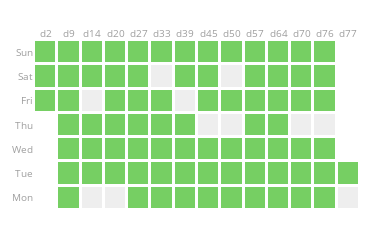

Notebook source saved alongside this figure:
### Code cell
plot

### Figure 1 — Plotly figure (JSON) as saved in the notebook; plotly's stock layout.template omitted (floating-point values rounded to 4 significant figures)
{"data": [{"colorscale": [[false, "#eeeeee"], [true, "#76cf63"]], "hoverinfo": "text", "showscale": false, "text": ["2021-07-30", "2021-07-31", "2021-08-01", "2021-08-02", "2021-08-03", "2021-08-04", "2021-08-05", "2021-08-06", "2021-08-07", "2021-08-08", "2021-08-09", "2021-08-10", "2021-08-11", "2021-08-12", "2021-08-13", "2021-08-14", "2021-08-15", "2021-08-16", "2021-08-17", "2021-08-18", "2021-08-19", "2021-08-20", "2021-08-21", "2021-08-22", "2021-08-23", "2021-08-24", "2021-08-25", "2021-08-26", "2021-08-27", "2021-08-28", "2021-08-29", "2021-08-30", "2021-08-31", "2021-09-01", "2021-09-02", "2021-09-03", "2021-09-04", "2021-09-05", "2021-09-06", "2021-09-07", "2021-09-08", "2021-09-09", "2021-09-10", "2021-09-11", "2021-09-12", "2021-09-13", "2021-09-14", "2021-09-15", "2021-09-16", "2021-09-17", "2021-09-18", "2021-09-19", "2021-09-20", "2021-09-21", "2021-09-22", "2021-09-23", "2021-09-24", "2021-09-25", "2021-09-26", "2021-09-27", "2021-09-28", "2021-09-29", "2021-09-30", "2021-10-01", "2021-10-02", "2021-10-03", "2021-10-04", "2021-10-05", "2021-10-06", "2021-10-07", "2021-10-08", "2021-10-09", "2021-10-10", "2021-10-11", "2021-10-12", "2021-10-13", "2021-10-14", "2021-10-15", "2021-10-16", "2021-10-17", "2021-10-18", "2021-10-19", "2021-10-20", "2021-10-21", "2021-10-22", "2021-10-23", "2021-10-24", "2021-10-25", "2021-10-26"], "type": "heatmap", "x": ["d2", "d2", "d2", "d9", "d9", "d9", "d9", "d9", "d9", "d9", "d14", "d14", "d14", "d14", "d14", "d14", "d14", "d20", "d20", "d20", "d20", "d20", "d20", "d20", "d27", "d27", "d27", "d27", "d27", "d27", "d27", "d33", "d33", "d33", "d33", "d33", "d33", "d33", "d39", "d39", "d39", "d39", "d39", "d39", "d39", "d45", "d45", "d45", "d45", "d45", "d45", "d45", "d50", "d50", "d50", "d50", "d50", "d50", "d50", "d57", "d57", "d57", "d57", "d57", "d57", "d57", "d64", "d64", "d64", "d64", "d64", "d64", "d64", "d70", "d70", "d70", "d70", "d70", "d70", "d70", "d76", "d76", "d76", "d76", "d76", "d76", "d76", "d77", "d77"], "xgap": 3, "y": [4, 5, 6, 0, 1, 2, 3, 4, 5, 6, 0, 1, 2, 3, 4, 5, 6, 0, 1, 2, 3, 4, 5, 6, 0, 1, 2, 3, 4, 5, 6, 0, 1, 2, 3, 4, 5, 6, 0, 1, 2, 3, 4, 5, 6, 0, 1, 2, 3, 4, 5, 6, 0, 1, 2, 3, 4, 5, 6, 0, 1, 2, 3, 4, 5, 6, 0, 1, 2, 3, 4, 5, 6, 0, 1, 2, 3, 4, 5, 6, 0, 1, 2, 3, 4, 5, 6, 0, 1], "ygap": 3, "z": [1, 1, 1, 1, 1, 1, 1, 1, 1, 1, 0, 1, 1, 1, 0, 1, 1, 0, 1, 1, 1, 1, 1, 1, 1, 1, 1, 1, 1, 1, 1, 1, 1, 1, 1, 1, 0, 1, 1, 1, 1, 1, 0, 1, 1, 1, 1, 1, 0, 1, 1, 1, 1, 1, 1, 0, 1, 0, 1, 1, 1, 1, 1, 1, 1, 1, 1, 1, 1, 1, 1, 1, 1, 1, 1, 1, 0, 1, 1, 1, 1, 1, 1, 0, 1, 1, 1, 0, 1]}], "layout": {"font": {"color": "#9e9e9e", "size": 10}, "height": 230, "margin": {"b": 30, "l": 20, "r": 20, "t": 40}, "plot_bgcolor": "#fff", "width": 380, "xaxis": {"showgrid": false, "showline": false, "side": "top", "zeroline": false}, "yaxis": {"showgrid": false, "showline": false, "tickmode": "array", "ticktext": ["Mon", "Tue", "Wed", "Thu", "Fri", "Sat", "Sun"], "tickvals": [0, 1, 2, 3, 4, 5, 6], "zeroline": false}}}
